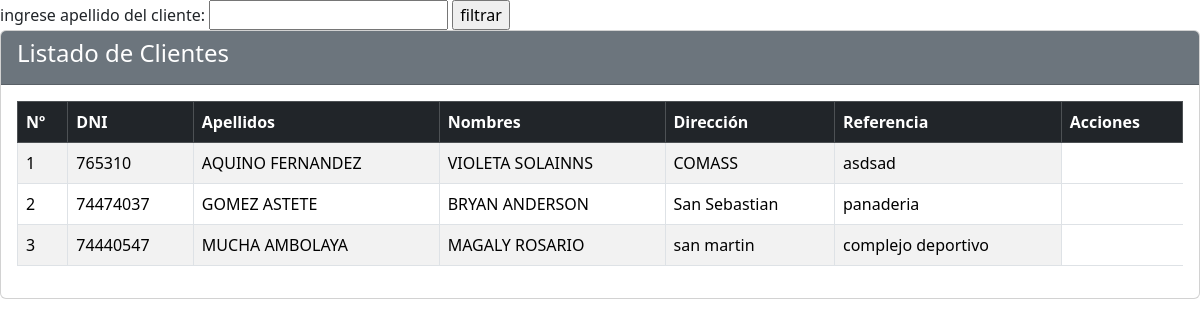
/vistas/listado_clientes.php, run on the app's committed database.
### tables this page shows
CREATE TABLE `clientes`  (
  `dni` varchar(8) NOT NULL,
  `apellidos` varchar(255) NULL DEFAULT NULL,
  `nombres` varchar(255) NULL DEFAULT NULL,
  `direccion` varchar(255) NULL DEFAULT NULL,
  `referencia` varchar(255) NULL DEFAULT NULL,
  PRIMARY KEY (`dni`) USING BTREE
);

### vistas/listado_clientes.php (the view, shortened to what this page needs)
<!DOCTYPE html>
<html lang="en">
<head>
    <link href="https://cdn.jsdelivr.net/npm/bootstrap@5.3.3/dist/css/bootstrap.min.css" rel="stylesheet">
    <link rel="stylesheet" href="https://cdn.jsdelivr.net/npm/bootstrap-icons/font/bootstrap-icons.css">
</head>
<body>
    <?php
    include("../conexion/conexion.php");
    $consulta="select * from clientes order by apellidos";
    $datos=mysqli_query($cnn,$consulta);
    ?>
    <form action="" method="post">
        ingrese apellido del cliente:
        <input type="text"  name="t_ab" id="t_ab">
        <input type="submit" value="filtrar" name="b_bc">
    </form>
    <div class="card">
        <div class="card-header text-white bg-secondary">
            <h4>Listado de Clientes</h4>
        </div>
        <div class="card-body">
            <table class="table table-bordered table-striped">
                <thead class="table-dark">
                    <tr>
                        <th scope="col">Nº</th>
                        <th scope="col">DNI</th>
                        <th scope="col">Apellidos</th>
                        <th scope="col">Nombres</th>
                        <th scope="col">Dirección</th>
                        <th scope="col">Referencia</th>
                        <th scope="col">Acciones</th>
                    </tr>
                </thead>
                <tbody>
                    <?php
                        $i=0;
                        while($fila=mysqli_fetch_array($datos)){
                            $i++;
                            $dni=$fila['dni'];
                            $ape=$fila['apellidos'];
                            $nom=$fila['nombres'];
                            $dir=$fila['direccion'];
                            $ref=$fila['referencia'];
                    ?>
                    <tr>
                        <td><?php echo $i; ?></td>
                        <td><?php echo $dni; ?></td>
                        <td><?php echo $ape; ?></td>
                        <td><?php echo $nom; ?></td>
                        <td><?php echo $dir; ?></td>
                        <td><?php echo $ref; ?></td>
                    </tr>
                    <?php } ?>
                </tbody>
            </table>
        </div>
    </div>
</body>
</html>

### data on the page
clientes: dni "765310", apellidos "AQUINO FERNANDEZ", nombres "VIOLETA SOLAINNS", direccion "COMASS", referencia "asdsad"
clientes: dni "74474037", apellidos "GOMEZ ASTETE", nombres "BRYAN ANDERSON", direccion "San Sebastian", referencia "panaderia"
clientes: dni "74440547", apellidos "MUCHA AMBOLAYA", nombres "MAGALY ROSARIO", direccion "san martin", referencia "complejo deportivo"
